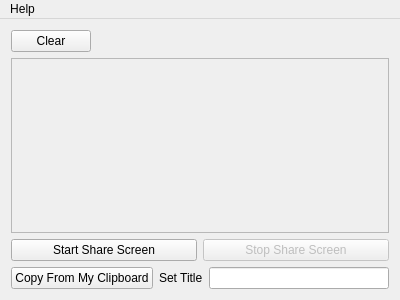
<?xml version="1.0" encoding="UTF-8"?>
<ui version="4.0">
 <class>MainWindow</class>
 <widget class="QMainWindow" name="MainWindow">
  <property name="geometry">
   <rect>
    <x>0</x>
    <y>0</y>
    <width>400</width>
    <height>300</height>
   </rect>
  </property>
  <property name="windowTitle">
   <string>Kollaborate</string>
  </property>
  <widget class="QWidget" name="centralWidget">
   <layout class="QVBoxLayout" name="verticalLayout">
    <item>
     <layout class="QHBoxLayout" name="horizontalLayout_3">
      <item>
       <widget class="QPushButton" name="pushButton_2">
        <property name="text">
         <string>Clear</string>
        </property>
       </widget>
      </item>
      <item>
       <spacer name="horizontalSpacer_2">
        <property name="orientation">
         <enum>Qt::Horizontal</enum>
        </property>
        <property name="sizeHint" stdset="0">
         <size>
          <width>98</width>
          <height>20</height>
         </size>
        </property>
       </spacer>
      </item>
     </layout>
    </item>
    <item>
     <widget class="QScrollArea" name="scrollArea">
      <property name="enabled">
       <bool>true</bool>
      </property>
      <property name="focusPolicy">
       <enum>Qt::NoFocus</enum>
      </property>
      <property name="widgetResizable">
       <bool>true</bool>
      </property>
      <widget class="QWidget" name="scrollAreaWidgetContents">
       <property name="geometry">
        <rect>
         <x>0</x>
         <y>0</y>
         <width>380</width>
         <height>167</height>
        </rect>
       </property>
       <layout class="QVBoxLayout" name="verticalLayout_2">
        <item>
         <layout class="QGridLayout" name="gridLayout"/>
        </item>
       </layout>
      </widget>
     </widget>
    </item>
    <item>
     <layout class="QHBoxLayout" name="horizontalLayout">
      <item>
       <widget class="QPushButton" name="startShareScreenButton">
        <property name="text">
         <string>Start Share Screen</string>
        </property>
       </widget>
      </item>
      <item>
       <widget class="QPushButton" name="stopShareScreenButton">
        <property name="enabled">
         <bool>false</bool>
        </property>
        <property name="text">
         <string>Stop Share Screen</string>
        </property>
       </widget>
      </item>
     </layout>
    </item>
    <item>
     <layout class="QHBoxLayout" name="horizontalLayout_2">
      <item>
       <widget class="QPushButton" name="pushButton">
        <property name="text">
         <string>Copy From My Clipboard</string>
        </property>
       </widget>
      </item>
      <item>
       <widget class="QLabel" name="label">
        <property name="text">
         <string>Set Title</string>
        </property>
       </widget>
      </item>
      <item>
       <widget class="QLineEdit" name="titleText">
        <property name="toolTip">
         <string>&lt;html&gt;&lt;head/&gt;&lt;body&gt;&lt;p&gt;Set a title by which others can identify your pasted content. (max 16 characters).&lt;/p&gt;&lt;p&gt;You can also keep it default&lt;/p&gt;&lt;/body&gt;&lt;/html&gt;</string>
        </property>
        <property name="text">
         <string/>
        </property>
        <property name="maxLength">
         <number>16</number>
        </property>
        <property name="clearButtonEnabled">
         <bool>true</bool>
        </property>
       </widget>
      </item>
     </layout>
    </item>
   </layout>
  </widget>
  <widget class="QMenuBar" name="menuBar">
   <property name="geometry">
    <rect>
     <x>0</x>
     <y>0</y>
     <width>400</width>
     <height>20</height>
    </rect>
   </property>
   <widget class="QMenu" name="menuHelp">
    <property name="title">
     <string>Help</string>
    </property>
    <addaction name="actionAbout"/>
   </widget>
   <addaction name="menuHelp"/>
  </widget>
  <action name="actionAbout">
   <property name="text">
    <string>About</string>
   </property>
  </action>
 </widget>
 <layoutdefault spacing="6" margin="11"/>
 <tabstops>
  <tabstop>titleText</tabstop>
  <tabstop>pushButton_2</tabstop>
  <tabstop>startShareScreenButton</tabstop>
  <tabstop>stopShareScreenButton</tabstop>
  <tabstop>pushButton</tabstop>
 </tabstops>
 <resources/>
 <connections>
  <connection>
   <sender>titleText</sender>
   <signal>returnPressed()</signal>
   <receiver>pushButton</receiver>
   <slot>click()</slot>
   <hints>
    <hint type="sourcelabel">
     <x>252</x>
     <y>278</y>
    </hint>
    <hint type="destinationlabel">
     <x>153</x>
     <y>280</y>
    </hint>
   </hints>
  </connection>
 </connections>
</ui>
